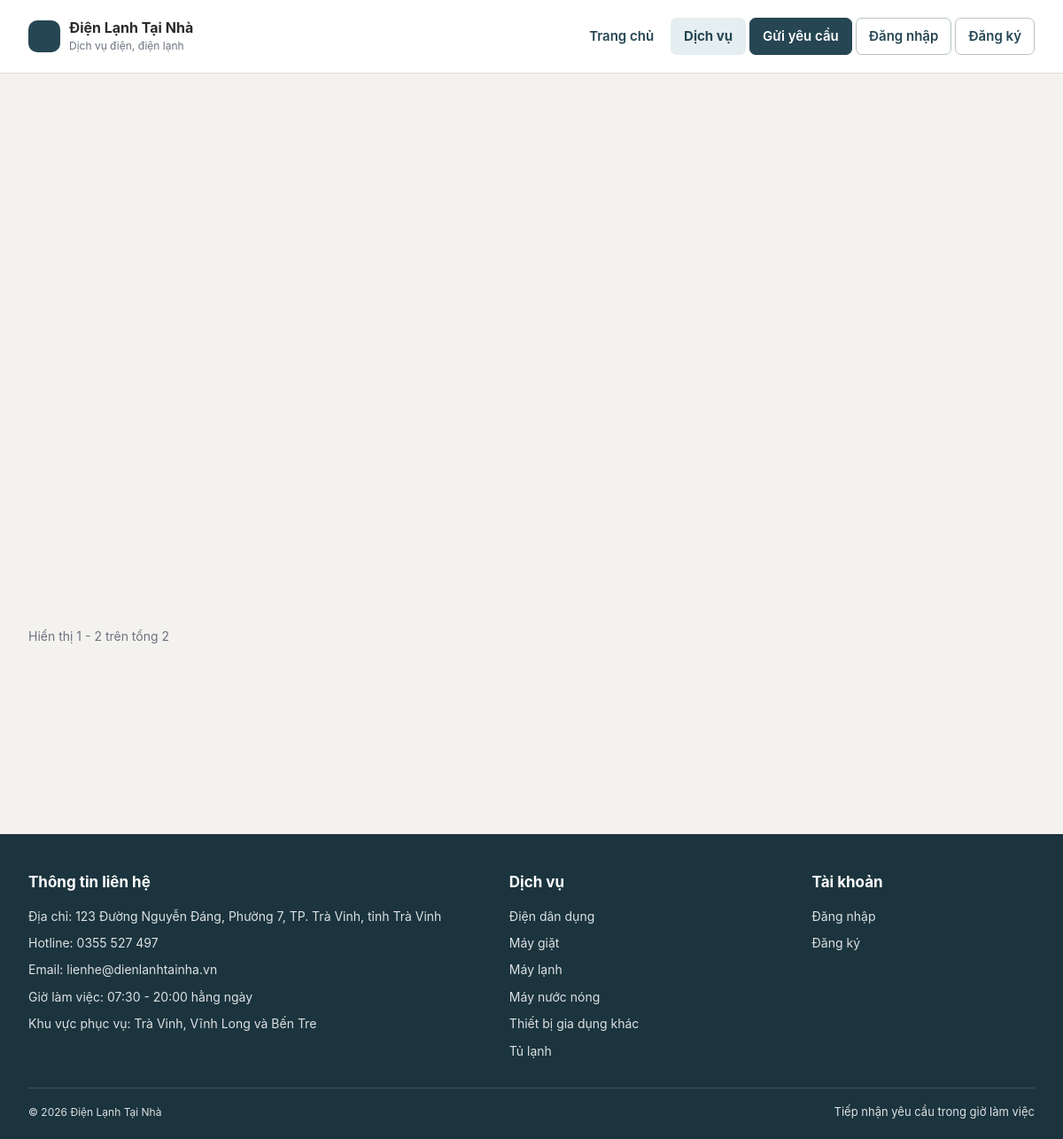
/scr/service?category_id=1, run on the app's committed database.
### tables this page shows
CREATE TABLE IF NOT EXISTS service_categories (
    id INT UNSIGNED NOT NULL AUTO_INCREMENT,
    name VARCHAR(150) NOT NULL,
    description TEXT DEFAULT NULL,
    icon VARCHAR(100) DEFAULT NULL,
    status TINYINT(1) NOT NULL DEFAULT 1,
    PRIMARY KEY (id),
    UNIQUE KEY uq_service_categories_name (name),
    KEY idx_service_categories_status (status)
);

### scr/app/controllers/Controller.php (called while the page is built, shortened)
<?php
class Controller {
    public function model($model) {
        return new $model();
    }
    public function view($path, $data = []) {
        $viewFile = dirname(__DIR__) . '/views/' . $path . '.php';
        extract($data, EXTR_SKIP);
        $adminLayout = false;
        $layout = $adminLayout ? 'admin_' : '';
        require dirname(__DIR__) . '/views/layouts/' . $layout . 'header.php';
        require $viewFile;
        require dirname(__DIR__) . '/views/layouts/' . $layout . 'footer.php';
    }
}
?>

### scr/app/controllers/ServiceController.php (called while the page is built)
<?php
class ServiceController extends Controller
{
    public function index()
    {
        $categoryId = $this->queryInt('category_id');
        $search = $this->queryString('search', 100);
        $model = $this->model('ServiceModel');
        $categories = $this->model('CategoryModel')->getActive();
        $categoryCounts = [];
        foreach ($categories as $category) {
            $categoryCounts[(int) $category['id']] = $model->countPublicList((int) $category['id'], $search);
        }
        $pagination = $this->paginationData($model->countPublicList($categoryId, $search));
        $this->view('service/index', [
            'title' => 'Dịch vụ',
            'categories' => $categories,
            'categoryCounts' => $categoryCounts,
            'services' => $model->getPublicList($categoryId, $search, $pagination['perPage'], $pagination['offset']),
            'categoryId' => $categoryId,
            'search' => $search,
        ] + $pagination);
    }
}

### scr/index.php (called while the page is built, shortened)
<?php
require_once __DIR__ . '/config/config.php';
require_once __DIR__ . '/app/controllers/Controller.php';
require_once __DIR__ . '/config/database.php';
$rawUrl = $_GET['url'] ?? 'home';
$rawUrl = trim($rawUrl, '/');
$segments = $rawUrl === '' ? ['home'] : explode('/', $rawUrl);
$controller = new $controllerName();
$action = $segments[1] ?? 'index';
$arguments = array_slice($segments, 2, 4);
call_user_func_array([$controller, $action], $arguments);
?>

### scr/app/models/CategoryModel.php (called while the page is built, shortened)
<?php
require_once __DIR__ . '/../../config/database.php';
class CategoryModel
{
    private $conn;
    public function __construct()
    {
        $database = new Database();
        $this->conn = $database->getConnection();
    }
    public function getActive($limit = null)
    {
        $sql = 'SELECT id, name, description, status FROM service_categories WHERE status = 1 ORDER BY name';
        $statement = $this->conn->prepare($sql);
        $statement->execute();
        return $statement->fetchAll(PDO::FETCH_ASSOC);
    }
}

### scr/config/database.php (called while the page is built, shortened)
<?php
require_once __DIR__ . '/config.php';
class Database {
    public function getConnection() {
        $this->conn = null;
        try {
            $this->conn = new PDO(
                'mysql:host=' . DB_HOST . ';port=' . DB_PORT . ';dbname=' . DB_NAME . ';charset=utf8mb4',
                DB_USER,
                DB_PASS,
                [
                    PDO::ATTR_ERRMODE => PDO::ERRMODE_EXCEPTION,
                    PDO::ATTR_DEFAULT_FETCH_MODE => PDO::FETCH_ASSOC,
                    PDO::ATTR_EMULATE_PREPARES => false,
                ]
            );
            $this->conn->exec("SET time_zone = '+07:00'");
        } catch (PDOException $exception) {
            app_log('Database connection failed: ' . $exception->getMessage());
            throw new RuntimeException('Không thể kết nối cơ sở dữ liệu.', 0, $exception);
        }
        return $this->conn;
    }
}
?>

### scr/config/config.php (called while the page is built, shortened)
<?php
function url($path = '')
{
    $path = (string) $path;
    return rtrim(BASE_URL, '/') . '/' . ltrim($path, '/');
}

### scr/app/views/service/index.php (the view, shortened to what this page needs)
<section class="service-page">
    <?php
    $groupedServices = [];
    foreach ($services as $service) {
        $groupedServices[(int) $service['category_id']][] = $service;
    }
    ?>
    <?php foreach ($categories as $category): ?>
        <?php $categoryServices = $groupedServices[(int) $category['id']] ?? []; ?>
        <?php if (!empty($categoryServices)): ?>
        <section class="service-category" id="category-<?= (int) $category['id'] ?>">
            <div class="service-grid">
            </div>
        </section>
        <?php endif; ?>
    <?php endforeach; ?>
    <?php require __DIR__ . '/../partials/pagination.php'; ?>
</section>

### scr/app/views/layouts/footer.php (shortened to what this page needs)
    </main>
    <?php $footerCategories = $this->model('CategoryModel')->getActive(); ?>
    <footer class="site-footer">
        <div class="site-footer-grid">
            <section class="site-footer-contact">
                <h2>Thông tin liên hệ</h2>
                <p>Địa chỉ: <?= htmlspecialchars(CONTACT_ADDRESS, ENT_QUOTES, 'UTF-8') ?></p>
                <p>Hotline: <a href="tel:<?= htmlspecialchars(preg_replace('/\s+/', '', CONTACT_HOTLINE), ENT_QUOTES, 'UTF-8') ?>"><?= htmlspecialchars(CONTACT_HOTLINE, ENT_QUOTES, 'UTF-8') ?></a></p>
                <p>Email: <a href="mailto:<?= htmlspecialchars(CONTACT_EMAIL, ENT_QUOTES, 'UTF-8') ?>"><?= htmlspecialchars(CONTACT_EMAIL, ENT_QUOTES, 'UTF-8') ?></a></p>
                <p>Giờ làm việc: <?= htmlspecialchars(CONTACT_HOURS, ENT_QUOTES, 'UTF-8') ?></p>
                <p>Khu vực phục vụ: <?= htmlspecialchars(SERVICE_AREA_TEXT, ENT_QUOTES, 'UTF-8') ?></p>
            </section>
            <section class="site-footer-services">
                <h2>Dịch vụ</h2>
                <?php foreach ($footerCategories as $footerCategory): ?>
                    <p><a href="<?= htmlspecialchars(url('/service?category_id=' . (int) $footerCategory['id']), ENT_QUOTES, 'UTF-8') ?>"><?= htmlspecialchars($footerCategory['name'], ENT_QUOTES, 'UTF-8') ?></a></p>
                <?php endforeach; ?>
            </section>
            <section class="site-footer-account">
                <h2>Tài khoản</h2>
                <?php if ($userRole === 'customer'): ?>
                    <p><a href="<?= htmlspecialchars(url('/request/mine'), ENT_QUOTES, 'UTF-8') ?>">Yêu cầu của tôi</a></p>
                    <p><a href="<?= htmlspecialchars(url('/device/index'), ENT_QUOTES, 'UTF-8') ?>">Thiết bị của tôi</a></p>
                    <p><a href="<?= htmlspecialchars(url('/profile/index'), ENT_QUOTES, 'UTF-8') ?>">Hồ sơ cá nhân</a></p>
                    <p><a href="<?= htmlspecialchars(url('/auth/logout'), ENT_QUOTES, 'UTF-8') ?>">Đăng xuất</a></p>
                <?php elseif (in_array($userRole, ['admin', 'technician'], true)): ?>
                    <p><a href="<?= htmlspecialchars($dashboardUrl, ENT_QUOTES, 'UTF-8') ?>">Quản trị</a></p>
                    <p><a href="<?= htmlspecialchars(url('/auth/logout'), ENT_QUOTES, 'UTF-8') ?>">Đăng xuất</a></p>
                <?php else: ?>
                    <p><a href="<?= htmlspecialchars(url('/auth/login'), ENT_QUOTES, 'UTF-8') ?>">Đăng nhập</a></p>
                    <p><a href="<?= htmlspecialchars(url('/auth/register'), ENT_QUOTES, 'UTF-8') ?>">Đăng ký</a></p>
                <?php endif; ?>
            </section>
        </div>
        <div class="site-footer-bottom">
            <p class="site-footer-copyright">© <?= date('Y') ?> Điện Lạnh Tại Nhà</p>
            <p>Tiếp nhận yêu cầu trong giờ làm việc</p>
        </div>
    </footer>
</body>
</html>

### data on the page
service_categories: name "Điện dân dụng"
service_categories: name "Máy giặt"
service_categories: name "Máy lạnh"
service_categories: name "Máy nước nóng"
service_categories: name "Thiết bị gia dụng khác"
service_categories: name "Tủ lạnh"

### other printed values
$start "1"
$end "2"
$total "2"
CONTACT_ADDRESS "123 Đường Nguyễn Đáng, Phường 7, TP. Trà Vinh, tỉnh Trà Vinh"
CONTACT_HOTLINE "0355 527 497"
CONTACT_EMAIL "lienhe@dienlanhtainha.vn"
CONTACT_HOURS "07:30 - 20:00 hằng ngày"
SERVICE_AREA_TEXT "Trà Vinh, Vĩnh Long và Bến Tre"
